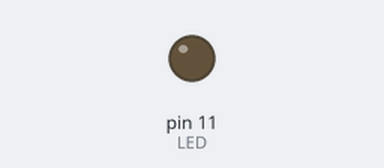
Bench run of a sketch on a simulated Arduino Uno, built with avr-gcc and run on an emulated ATmega328P. Shown: output pins drawn as LEDs (lit = HIGH).

Above: at 0.15 s.
At 39.69 s:
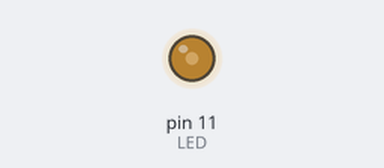
Timing chart, 0 to 40.0 s (numbered marks = the images above):
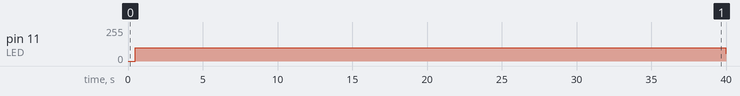

Measured:
- by itself, pin 11 (LED): 0/255 → 100/255 at 0.50 s, → 59/255 39.5 s later

The sketch:

PWM_TESTE.ino
```cpp
int LED = 11;

void setup() {
  pinMode(LED, OUTPUT);
}

void loop() {
  for (int i = 0; i <= 100; i++) {
    analogWrite(LED, i);
    delay(5);
  }

  for (int i = 100; i > 0; i--) {
    analogWrite(LED, i);
    delay(5);
  }


}
```
